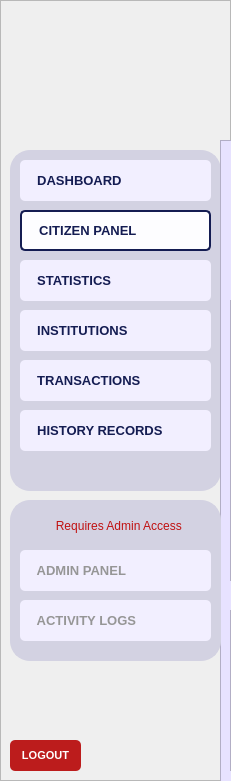
  <widget class="QFrame" name="baseNavFrame">
   <property name="geometry">
    <rect>
     <x>0</x>
     <y>40</y>
     <width>231</width>
     <height>781</height>
    </rect>
   </property>
   <property name="styleSheet">
    <string notr="true">#baseNavFrame {
	background-color: #e7e2ff;
}</string>
   </property>
   <property name="frameShape">
    <enum>QFrame::Shape::StyledPanel</enum>
   </property>
   <property name="frameShadow">
    <enum>QFrame::Shadow::Raised</enum>
   </property>
   <widget class="QFrame" name="baseNavFramesub1">
    <property name="geometry">
     <rect>
      <x>10</x>
      <y>150</y>
      <width>211</width>
      <height>341</height>
     </rect>
    </property>
    <property name="autoFillBackground">
     <bool>false</bool>
    </property>
    <property name="styleSheet">
     <string notr="true">#baseNavFramesub1{
	background-color: #d3d2e2;
	border-radius: 20px;
	border: 2px solid #d3d2e2;
	opacity: 0.1;
}</string>
    </property>
    <property name="frameShape">
     <enum>QFrame::Shape::StyledPanel</enum>
    </property>
    <property name="frameShadow">
     <enum>QFrame::Shadow::Raised</enum>
    </property>
    <widget class="QPushButton" name="nav_buttonDashboard">
     <property name="geometry">
      <rect>
       <x>10</x>
       <y>10</y>
       <width>191</width>
       <height>41</height>
      </rect>
     </property>
     <property name="font">
      <font>
       <family>Arial</family>
       <pointsize>10</pointsize>
       <bold>true</bold>
      </font>
     </property>
     <property name="cursor">
      <cursorShape>PointingHandCursor</cursorShape>
     </property>
     <property name="layoutDirection">
      <enum>Qt::LayoutDirection::LeftToRight</enum>
     </property>
     <property name="styleSheet">
      <string notr="true">#nav_buttonDashboard {
    background-color: #f2efff;
    color: #141c52;
    border-radius: 5px;
	text-align: left;
	padding: 10px;
}
#nav_buttonDashboard:hover {
    background-color: #fdfdff; /* Slightly lighter blue when hovered */
}
#nav_buttonDashboard:pressed {
    background-color: #e7e5f4; /* Darker blue when clicked */
}</string>
     </property>
     <property name="text">
      <string>  DASHBOARD</string>
     </property>
     <property name="icon">
      <iconset>
       <normaloff>../../Assets/Icons/icon_dashboard.svg</normaloff>../../Assets/Icons/icon_dashboard.svg</iconset>
     </property>
     <property name="iconSize">
      <size>
       <width>30</width>
       <height>30</height>
      </size>
     </property>
    </widget>
    <widget class="QPushButton" name="nav_buttonCitizenPanel">
     <property name="geometry">
      <rect>
       <x>10</x>
       <y>60</y>
       <width>191</width>
       <height>41</height>
      </rect>
     </property>
     <property name="font">
      <font>
       <family>Arial</family>
       <pointsize>10</pointsize>
       <bold>true</bold>
      </font>
     </property>
     <property name="cursor">
      <cursorShape>PointingHandCursor</cursorShape>
     </property>
     <property name="styleSheet">
      <string notr="true">#nav_buttonCitizenPanel {
    background-color: #fdfdff;
    color: #141c52;
    border-radius: 5px;
	border: 2px solid #141c52; 
	text-align: left;;
    padding: 10px; /* Optional: Adjusts spacing inside the button */
}
</string>
     </property>
     <property name="text">
      <string>  CITIZEN PANEL</string>
     </property>
     <property name="icon">
      <iconset>
       <normaloff>../../Assets/Icons/icon_citizenprofiles.svg</normaloff>../../Assets/Icons/icon_citizenprofiles.svg</iconset>
     </property>
     <property name="iconSize">
      <size>
       <width>30</width>
       <height>30</height>
      </size>
     </property>
    </widget>
    <widget class="QPushButton" name="nav_buttonStatistics">
     <property name="geometry">
      <rect>
       <x>10</x>
       <y>110</y>
       <width>191</width>
       <height>41</height>
      </rect>
     </property>
     <property name="font">
      <font>
       <family>Arial</family>
       <pointsize>10</pointsize>
       <bold>true</bold>
      </font>
     </property>
     <property name="cursor">
      <cursorShape>PointingHandCursor</cursorShape>
     </property>
     <property name="styleSheet">
      <string notr="true">#nav_buttonStatistics {
    background-color: #f2efff;
    color: #141c52;
    border-radius: 5px;
	text-align: left;
    padding: 10px; /* Optional: Adjusts spacing inside the button */
}
#nav_buttonStatistics:hover {
    background-color: #fdfdff; /* Slightly lighter blue when hovered */
}
#nav_buttonStatistics:pressed {
    background-color: #e7e5f4; /* Darker blue when clicked */
}</string>
     </property>
     <property name="text">
      <string>  STATISTICS</string>
     </property>
     <property name="icon">
      <iconset>
       <normaloff>../../Assets/Icons/icon_statistics.svg</normaloff>../../Assets/Icons/icon_statistics.svg</iconset>
     </property>
     <property name="iconSize">
      <size>
       <width>30</width>
       <height>30</height>
      </size>
     </property>
    </widget>
    <widget class="QPushButton" name="nav_buttonTransactions">
     <property name="geometry">
      <rect>
       <x>10</x>
       <y>210</y>
       <width>191</width>
       <height>41</height>
      </rect>
     </property>
     <property name="font">
      <font>
       <family>Arial</family>
       <pointsize>10</pointsize>
       <bold>true</bold>
      </font>
     </property>
     <property name="cursor">
      <cursorShape>PointingHandCursor</cursorShape>
     </property>
     <property name="styleSheet">
      <string notr="true">#nav_buttonTransactions {
    background-color: #f2efff;
    color: #141c52;
    border-radius: 5px;
	text-align: left;
    padding: 10px; /* Optional: Adjusts spacing inside the button */
}
#nav_buttonTransactions:hover {
    background-color: #fdfdff; /* Slightly lighter blue when hovered */
}
#nav_buttonTransactions:pressed {
    background-color: #e7e5f4; /* Darker blue when clicked */
}</string>
     </property>
     <property name="text">
      <string>  TRANSACTIONS</string>
     </property>
     <property name="icon">
      <iconset>
       <normaloff>../../Assets/Icons/icon_transaction.svg</normaloff>../../Assets/Icons/icon_transaction.svg</iconset>
     </property>
     <property name="iconSize">
      <size>
       <width>30</width>
       <height>30</height>
      </size>
     </property>
    </widget>
    <widget class="QPushButton" name="nav_buttonInstitutions">
     <property name="geometry">
      <rect>
       <x>10</x>
       <y>160</y>
       <width>191</width>
       <height>41</height>
      </rect>
     </property>
     <property name="font">
      <font>
       <family>Arial</family>
       <pointsize>10</pointsize>
       <bold>true</bold>
      </font>
     </property>
     <property name="cursor">
      <cursorShape>PointingHandCursor</cursorShape>
     </property>
     <property name="styleSheet">
      <string notr="true">#nav_buttonInstitutions {
    background-color: #f2efff;
    color: #141c52;
    border-radius: 5px;
	text-align: left;
    padding: 10px; /* Optional: Adjusts spacing inside the button */
}
#nav_buttonInstitutions:hover {
    background-color: #fdfdff; /* Slightly lighter blue when hovered */
}
#nav_buttonInstitutions:pressed {
    background-color: #e7e5f4; /* Darker blue when clicked */
}</string>
     </property>
     <property name="text">
      <string>  INSTITUTIONS</string>
     </property>
     <property name="icon">
      <iconset>
       <normaloff>../../Assets/Icons/icon_institutions.svg</normaloff>../../Assets/Icons/icon_institutions.svg</iconset>
     </property>
     <property name="iconSize">
      <size>
       <width>30</width>
       <height>30</height>
      </size>
     </property>
    </widget>
    <widget class="QPushButton" name="nav_buttonHistoryRecords">
     <property name="geometry">
      <rect>
       <x>10</x>
       <y>260</y>
       <width>191</width>
       <height>41</height>
      </rect>
     </property>
     <property name="font">
      <font>
       <family>Arial</family>
       <pointsize>10</pointsize>
       <bold>true</bold>
      </font>
     </property>
     <property name="cursor">
      <cursorShape>PointingHandCursor</cursorShape>
     </property>
     <property name="styleSheet">
      <string notr="true">#nav_buttonHistoryRecords {
    background-color: #f2efff;
    color: #141c52;
    border-radius: 5px;
	text-align: left;
    padding: 10px; /* Optional: Adjusts spacing inside the button */
}
#nav_buttonHistoryRecords:hover {
    background-color: #fdfdff; /* Slightly lighter blue when hovered */
}
#nav_buttonHistoryRecords:pressed {
    background-color: #e7e5f4; /* Darker blue when clicked */
}</string>
     </property>
     <property name="text">
      <string>  HISTORY RECORDS</string>
     </property>
     <property name="icon">
      <iconset>
       <normaloff>../../Assets/Icons/icon_historyrecord.svg</normaloff>../../Assets/Icons/icon_historyrecord.svg</iconset>
     </property>
     <property name="iconSize">
      <size>
       <width>30</width>
       <height>30</height>
      </size>
     </property>
    </widget>
   </widget>
   <widget class="QLabel" name="nav_imageLogo">
    <property name="geometry">
     <rect>
      <x>70</x>
      <y>30</y>
      <width>91</width>
      <height>91</height>
     </rect>
    </property>
    <property name="font">
     <font>
      <family>Arial</family>
      <pointsize>18</pointsize>
      <bold>true</bold>
     </font>
    </property>
    <property name="styleSheet">
     <string notr="true">#nav_imageLogo{	
	background-color: transparent;
	color: #ffffff;
}
</string>
    </property>
    <property name="text">
     <string/>
    </property>
    <property name="pixmap">
     <pixmap>../../Assets/Images/logo_brgyClear.png</pixmap>
    </property>
    <property name="scaledContents">
     <bool>true</bool>
    </property>
   </widget>
   <widget class="QPushButton" name="logout_buttonLogout">
    <property name="geometry">
     <rect>
      <x>10</x>
      <y>740</y>
      <width>71</width>
      <height>31</height>
     </rect>
    </property>
    <property name="font">
     <font>
      <family>Arial</family>
      <pointsize>8</pointsize>
      <bold>true</bold>
     </font>
    </property>
    <property name="cursor">
     <cursorShape>PointingHandCursor</cursorShape>
    </property>
    <property name="styleSheet">
     <string notr="true">#logout_buttonLogout {
    background-color: #bc1c1c;
    color: white;
    border-radius: 5px;
    padding: 10px; /* Optional: Adjusts spacing inside the button */
}
#logout_buttonLogout:hover {
    background-color: #d82020; /* Slightly lighter blue when hovered */
}
#logout_buttonLogout:pressed {
    background-color: #8c1515; /* Darker blue when clicked */
}</string>
    </property>
    <property name="text">
     <string>LOGOUT</string>
    </property>
   </widget>
   <widget class="QFrame" name="baseNavFrame_2">
    <property name="geometry">
     <rect>
      <x>220</x>
      <y>140</y>
      <width>231</width>
      <height>781</height>
     </rect>
    </property>
    <property name="styleSheet">
     <string notr="true">background-color: #e7e2ff;</string>
    </property>
    <property name="frameShape">
     <enum>QFrame::Shape::StyledPanel</enum>
    </property>
    <property name="frameShadow">
     <enum>QFrame::Shadow::Raised</enum>
    </property>
    <widget class="QFrame" name="baseNavFramesub1_2">
     <property name="geometry">
      <rect>
       <x>10</x>
       <y>160</y>
       <width>211</width>
       <height>281</height>
      </rect>
     </property>
     <property name="autoFillBackground">
      <bool>false</bool>
     </property>
     <property name="styleSheet">
      <string notr="true">#baseNavFramesub1{
	background-color: #d3d2e2;
	border-radius: 20px;
	border: 2px solid #d3d2e2;
	opacity: 0.1;
}</string>
     </property>
     <property name="frameShape">
      <enum>QFrame::Shape::StyledPanel</enum>
     </property>
     <property name="frameShadow">
      <enum>QFrame::Shadow::Raised</enum>
     </property>
    </widget>
    <widget class="QFrame" name="baseNavFramesub2_2">
     <property name="geometry">
      <rect>
       <x>10</x>
       <y>470</y>
       <width>211</width>
       <height>161</height>
      </rect>
     </property>
     <property name="autoFillBackground">
      <bool>false</bool>
     </property>
     <property name="styleSheet">
      <string notr="true">#baseNavFramesub2{
	background-color: #d3d2e2;
	border-radius: 20px;
	border: 2px solid #d3d2e2;
	opacity: 0.1;
}</string>
     </property>
     <property name="frameShape">
      <enum>QFrame::Shape::StyledPanel</enum>
     </property>
     <property name="frameShadow">
      <enum>QFrame::Shadow::Raised</enum>
     </property>
    </widget>
    <widget class="QLabel" name="login_imageLogo_2">
     <property name="geometry">
      <rect>
       <x>70</x>
       <y>30</y>
       <width>91</width>
       <height>91</height>
      </rect>
     </property>
     <property name="font">
      <font>
       <family>Arial</family>
       <pointsize>18</pointsize>
       <bold>true</bold>
      </font>
     </property>
     <property name="styleSheet">
      <string notr="true">#login_imageLogo{	
	background-color: transparent;
	color: #ffffff;
}
</string>
     </property>
     <property name="text">
      <string/>
     </property>
     <property name="pixmap">
      <pixmap>../Assets/logo_brgyClear.png</pixmap>
     </property>
     <property name="scaledContents">
      <bool>true</bool>
     </property>
    </widget>
    <widget class="QPushButton" name="logout_buttonLogout_2">
     <property name="geometry">
      <rect>
       <x>10</x>
       <y>740</y>
       <width>71</width>
       <height>31</height>
      </rect>
     </property>
     <property name="font">
      <font>
       <family>Arial</family>
       <pointsize>8</pointsize>
       <bold>true</bold>
      </font>
     </property>
     <property name="cursor">
      <cursorShape>PointingHandCursor</cursorShape>
     </property>
     <property name="styleSheet">
      <string notr="true">#logout_buttonLogout {
    background-color: #bc1c1c;
    color: white;
    border-radius: 5px;
    padding: 10px; /* Optional: Adjusts spacing inside the button */
}
#logout_buttonLogout:hover {
    background-color: #d82020; /* Slightly lighter blue when hovered */
}
#logout_buttonLogout:pressed {
    background-color: #8c1515; /* Darker blue when clicked */
}</string>
     </property>
     <property name="text">
      <string>LOGOUT</string>
     </property>
    </widget>
   </widget>
   <widget class="QFrame" name="baseNavFramesub2">
    <property name="geometry">
     <rect>
      <x>10</x>
      <y>500</y>
      <width>211</width>
      <height>161</height>
     </rect>
    </property>
    <property name="autoFillBackground">
     <bool>false</bool>
    </property>
    <property name="styleSheet">
     <string notr="true">#baseNavFramesub2{
	background-color: #d3d2e2;
	border-radius: 20px;
	border: 2px solid #d3d2e2;
	opacity: 0.1;
}</string>
    </property>
    <property name="frameShape">
     <enum>QFrame::Shape::StyledPanel</enum>
    </property>
    <property name="frameShadow">
     <enum>QFrame::Shadow::Raised</enum>
    </property>
    <widget class="QPushButton" name="nav_buttonAdminPanel">
     <property name="geometry">
      <rect>
       <x>10</x>
       <y>50</y>
       <width>191</width>
       <height>41</height>
      </rect>
     </property>
     <property name="font">
      <font>
       <family>Arial</family>
       <pointsize>10</pointsize>
       <bold>true</bold>
      </font>
     </property>
     <property name="cursor">
      <cursorShape>ForbiddenCursor</cursorShape>
     </property>
     <property name="styleSheet">
      <string notr="true">#nav_buttonAdminPanel {
    background-color: #f2efff;
    color: #969696;
    border-radius: 5px;
	text-align: left;
    padding: 10px; /* Optional: Adjusts spacing inside the button */
}
/*#nav_buttonAdminOverview:hover {
    background-color: #fdfdff;
}
#nav_buttonAdminOverview:pressed {
    background-color: #e7e5f4; 
}*/</string>
     </property>
     <property name="text">
      <string>  ADMIN PANEL</string>
     </property>
     <property name="icon">
      <iconset>
       <normaloff>../../Assets/Icons/icon_adminoverview_off.svg</normaloff>../../Assets/Icons/icon_adminoverview_off.svg</iconset>
     </property>
     <property name="iconSize">
      <size>
       <width>30</width>
       <height>30</height>
      </size>
     </property>
    </widget>
    <widget class="QPushButton" name="nav_isLocked">
     <property name="geometry">
      <rect>
       <x>10</x>
       <y>10</y>
       <width>191</width>
       <height>31</height>
      </rect>
     </property>
     <property name="styleSheet">
      <string notr="true">#nav_isLocked{
	background-color: #d3d2e2;
	border-radius: 20px;
	border: 2px solid #d3d2e2;
	opacity: 0.1;
	color: #c01111;
}</string>
     </property>
     <property name="text">
      <string>  Requires Admin Access</string>
     </property>
     <property name="icon">
      <iconset>
       <normaloff>../../Assets/Icons/icon_isLocked.svg</normaloff>../../Assets/Icons/icon_isLocked.svg</iconset>
     </property>
     <property name="iconSize">
      <size>
       <width>20</width>
       <height>20</height>
      </size>
     </property>
    </widget>
    <widget class="QPushButton" name="nav_buttonActivityLogs">
     <property name="geometry">
      <rect>
       <x>10</x>
       <y>100</y>
       <width>191</width>
       <height>41</height>
      </rect>
     </property>
     <property name="font">
      <font>
       <family>Arial</family>
       <pointsize>10</pointsize>
       <bold>true</bold>
      </font>
     </property>
     <property name="cursor">
      <cursorShape>ForbiddenCursor</cursorShape>
     </property>
     <property name="styleSheet">
      <string notr="true">#nav_buttonActivityLogs {
    background-color: #f2efff;
    color: #969696;
    border-radius: 5px;
	text-align: left;
    padding: 10px; /* Optional: Adjusts spacing inside the button */
}
/*#nav_buttonAdminOverview:hover {
    background-color: #fdfdff;
}
#nav_buttonAdminOverview:pressed {
    background-color: #e7e5f4; 
}*/</string>
     </property>
     <property name="text">
      <string>  ACTIVITY LOGS</string>
     </property>
     <property name="icon">
      <iconset>
       <normaloff>../../Assets/Icons/icon_activitylogs_off.svg</normaloff>../../Assets/Icons/icon_activitylogs_off.svg</iconset>
     </property>
     <property name="iconSize">
      <size>
       <width>30</width>
       <height>30</height>
      </size>
     </property>
    </widget>
   </widget>
  </widget>
